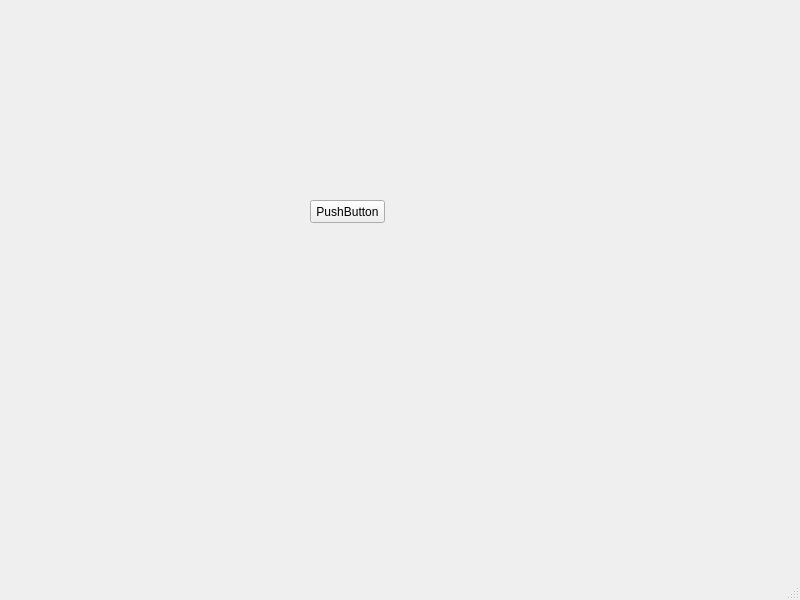
<?xml version="1.0" encoding="UTF-8"?>
<ui version="4.0">
 <class>MainWindow</class>
 <widget class="QMainWindow" name="MainWindow">
  <property name="geometry">
   <rect>
    <x>0</x>
    <y>0</y>
    <width>800</width>
    <height>600</height>
   </rect>
  </property>
  <property name="windowTitle">
   <string>MainWindow</string>
  </property>
  <widget class="QWidget" name="centralwidget">
   <widget class="QPushButton" name="pushButton">
    <property name="geometry">
     <rect>
      <x>310</x>
      <y>200</y>
      <width>75</width>
      <height>23</height>
     </rect>
    </property>
    <property name="text">
     <string>PushButton</string>
    </property>
   </widget>
  </widget>
  <widget class="QMenuBar" name="menubar">
   <property name="geometry">
    <rect>
     <x>0</x>
     <y>0</y>
     <width>800</width>
     <height>23</height>
    </rect>
   </property>
  </widget>
  <widget class="QStatusBar" name="statusbar"/>
 </widget>
 <resources/>
 <connections/>
</ui>
